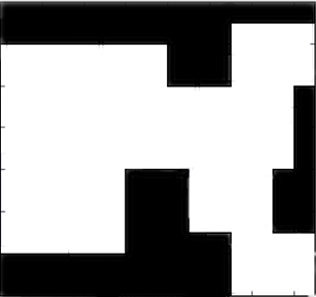
%> input picture Codes/Potential field/ROOMGA.png, 316 x 297 px
$ octave potential_map_visualization.m   (GNU Octave 9; MATLAB toolbox functions it lacks are replaced by stand-ins)
%> lines starting %> are read from the running program, lines starting %| are printed output that depends on the picture; in (x1, y1, x2, y2) boxes, pixels count from 0 and x2, y2 are one past the last pixel; in counts of white or black regions, pixels touching at a corner belong together; the program's own positions count from 1

close all,clear all , clc;
%% Input image
RGB = imread('ROOMGA.png');
%> RGB is the input picture: size 297x316x3 uint8; mean R, G, B 157.9, 157.9, 157.9
figure('Position',[600 0 600 1000],'color','k');
image(RGB);
hold on;
axis off
axis image

%% Convert to binary image matrix and inverse matrix values

%I = rgb2gray(RGB);
binaryImage = im2bw(RGB, 0.3);
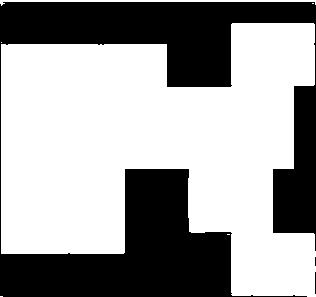
%> binaryImage: size 297x316 logical; 62.2% white; 3 black regions (1 under 20 px), largest, box (x1, y1, x2, y2) and area: (0, 2, 316, 297) 35427, (315, 272, 316, 294) 22
binaryImage = 1-binaryImage;
% Inital pose
xs = 240; ys = 150;
% Goal Pose
xg = 150; yg = 150;

%% Attractive potential

sz  = size(binaryImage);
%> sz = [297 316]
for i = 1:sz(1)
    for j = 1:sz(2)
       rg = sqrt((i-yg)^2 +(j - xg)^2);
       U_att(i,j) = 0.5*rg^2;
    end
end
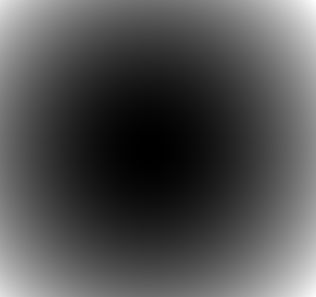
%> U_att: size 297x316 double; min 0, max 24878.5, mean 7872.6; drawn with min black and max white
contour(U_att,40);

set(gcf, 'InvertHardCopy', 'off');
% Pose Matrix
pose = zeros(sz(1),sz(2));
pose(ys,xs) = 1;
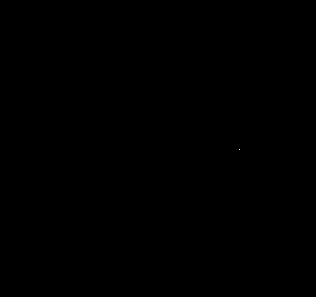
%> pose: size 297x316 double; values 0 (black) and 1 (white), 0% white in thin lines or dots, all inside (x1, y1, x2, y2) = (239, 149, 240, 150)
pose(yg,xg) = 1;
%> pose: size 297x316 double; values 0 (black) and 1 (white), 0% white in thin lines or dots, all inside (x1, y1, x2, y2) = (149, 149, 240, 150)
spy(pose,'*r');
title({'Attractive Potential Field';...
   'Circles Center Corespondents to the Goal Position '},'color','w');
hold off;

%% Repulsive potential

Di = 35; % Distance of influence of the object
% Compute for every pixel the distance to the nearest obstacle(non zero
% elements which after inversion corespondent to the obstacles)
[D,IDX] = bwdist(binaryImage);
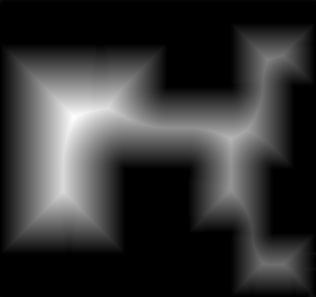
%> D: size 297x316 single; min 0, max 73, mean 14.6; drawn with min black and max white
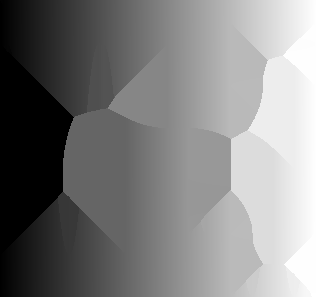
%> IDX: size 297x316 uint32; min 5, max 93849, mean 46921.8; drawn with min black and max white
for i = 1:sz(1)
    for j = 1:sz(2)
        rd = D(i,j);
        if (rd <= Di)
            U_rep(i,j)  = 0.5*(rd - Di)^2;
        else
            U_rep(i,j)  = 0;
        end
    end
end
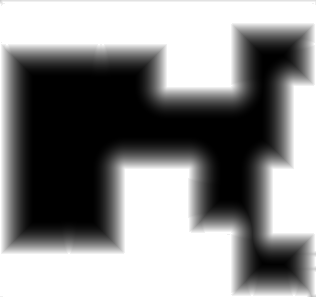
%> U_rep: size 297x316 single; min 0, max 612.5, mean 338.5; drawn with min black and max white
figure('Position',[600 0 600 1000],'color','k');
hold on;
colormap jet;
contourf(U_rep,5);
spy(pose,'*r');
axis off
axis image
set(gcf, 'InvertHardCopy', 'off');
title('Repulsive Potential Field','color','w');
hold off;


%% Summary Potential Field

k_s  = 2; % Scaling factor
U_sum = U_rep/max(U_rep(:))+k_s*U_att/max(U_att(:));
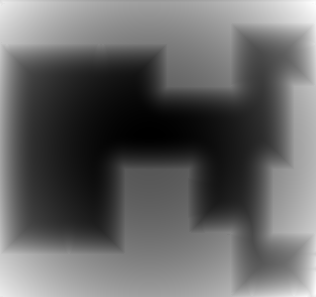
%> U_sum: size 297x316 single; min 0.00869, max 2.96, mean 1.19; drawn with min black and max white
figure('Position',[600 0 600 1000],'color','k');
hold on;
contourf(U_sum,15);
spy(pose,'*r');
axis off
axis image
title('Summary Potential Field','color','w');
set(gcf, 'InvertHardCopy', 'off');
hold off;


%% Potential Field Path Planning

figure('Position',[600 0 600 1000],'color','k');
hold on;
contourf(U_sum,15);
spy(pose,'*r');
axis off
axis image
title('Potential Field Path Planning,*Note the Potential Trap','color','w');
x = xs; y = ys;
y=200;
last = U_sum(y,x); % y-1,x-1
%> last = 0.427
aaa=(x ~= xg)
bbb=(y ~= yg)
while (aaa(1)||bbb(1))  % (aaa(1)&&aaa(2))||(bbb(1)&&bbb(2)

    if (x<2) % y-1 || x-1 || y || x ==0
        x=2;
    end
        if ( y<2)
        y=2;
    end

    if (  x >=size(U_sum,1))
        x=x-2; % size(U_sum,1)
    end
    if ( y >=size(U_sum,2))
        y=y-2;
    end

%> (the run ends here)
